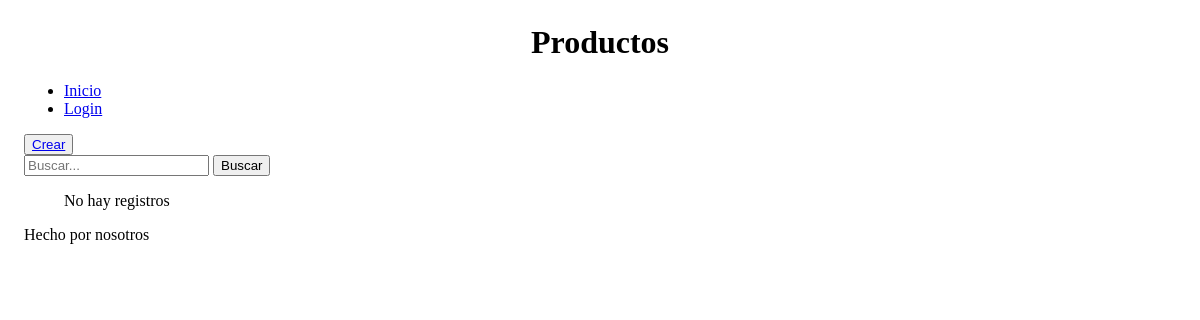
The page /producto/producto/ on the database as committed earlier.
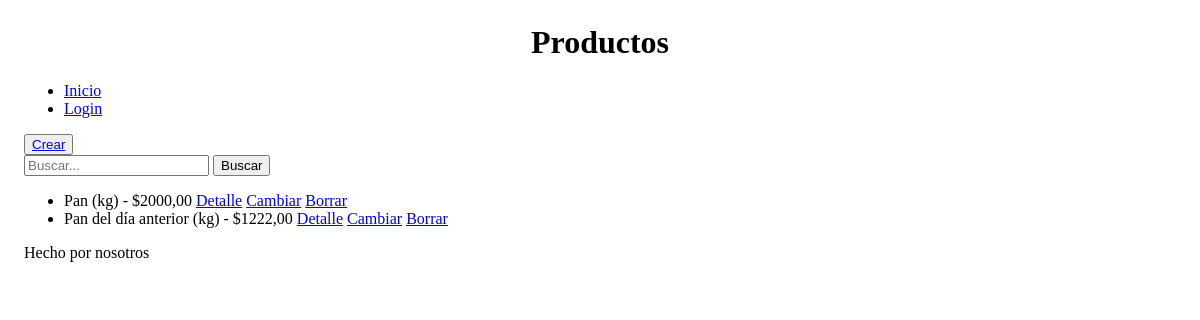
The same page on the database as committed later.
### producto/models.py (models this page shows, shortened)
class Producto(models.Model):
    categoria = models.ForeignKey(Categoria, on_delete=models.SET_NULL, null=True, blank=True, verbose_name="categoría")
    nombre = models.CharField(max_length=100)
    descripcion = models.TextField(null=True, blank=True)
    unidad_de_medida = models.CharField(max_length=50)
    stock = models.FloatField()
    precio = models.DecimalField(max_digits=10, decimal_places=2)
    fecha_actualizacion = models.DateTimeField(editable=False, auto_now=True)
    class Meta:
        verbose_name = "Producto"
        verbose_name_plural = "Productos"
        constraints = [
            models.UniqueConstraint(fields=["categoria", "nombre"], name="categoria_nombre")
        ]
        indexes = [models.Index(fields=["nombre"])]

### producto/views_models/producto.py (the view)
# urls.py: path("producto/", producto.ProductoList.as_view(), name="lista_producto"),
class ProductoList(ListView):
	model = models.Producto
	def get_queryset(self):
		consulta = self.request.GET.get("consulta")
		if consulta:
			productos = models.Producto.objects.filter(
				Q(nombre__icontains=consulta) | Q(descripcion__icontains=consulta)
			)
		else:
			productos = models.Producto.objects.all()
		return productos

### producto/templates/producto/producto_list.html
{% extends 'core/base.html' %}
{% block titulo %}
    Productos
{% endblock titulo %}
{% block main %}
    <button><a href="{% url 'producto:crear_producto' %}">Crear</a></button>
    <form method="get">
        <input type="text" name="consulta" placeholder="Buscar...">
        <button type="submit">Buscar</button>
    </form>
    <ul>
        {% for producto in object_list %}
            <li>{{ producto.nombre }} ({{ producto.unidad_de_medida }}) - ${{ producto.precio }}
                <a href="{% url 'producto:detalle_producto' producto.id %}">Detalle</a>
                <a href="{% url 'producto:cambiar_producto' producto.id %}">Cambiar</a>
                <a href="{% url 'producto:borrar_producto' producto.id %}">Borrar</a></li>
        {% empty %}
            <p>No hay registros</p>
        {% endfor %}
    </ul>
{% endblock main %}

Rows that differ between the two databases and show on the page:
added Producto: nombre "Pan", unidad_de_medida "kg", precio "2000,00"
added Producto: nombre "Pan del día anterior", unidad_de_medida "kg", precio "1222,00"
Other text that changed with them:
text no longer shown: "No hay registros"
